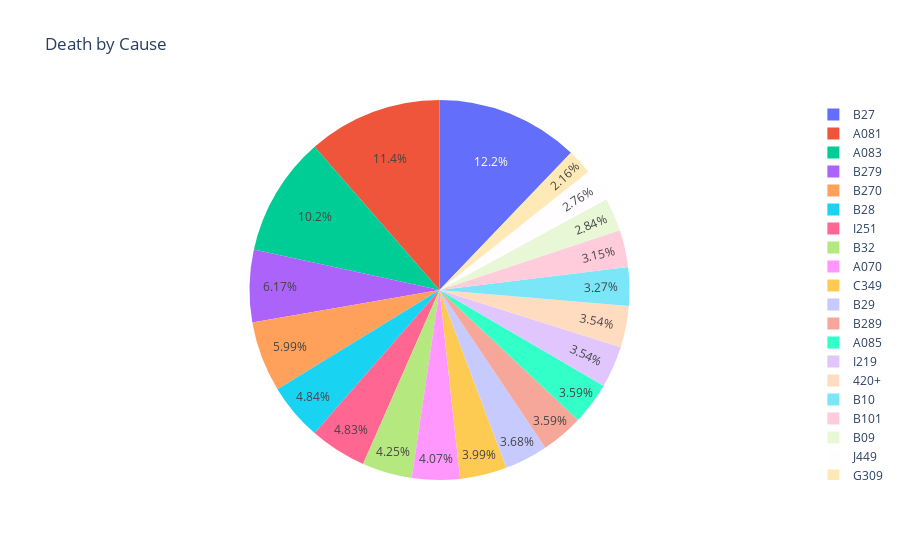

Notebook source saved alongside this figure:
### Code cell
fig = px.pie(top10_causes, values='Deaths1', names='Cause', title='Death by Cause')
fig.show()

### Figure 1 — Plotly figure (JSON) as saved in the notebook; plotly's stock layout.template omitted (floating-point values rounded to 4 significant figures)
{"data": [{"domain": {"x": [0, 1], "y": [0, 1]}, "hovertemplate": "Cause=%{label}<br>Deaths1=%{value}<extra></extra>", "labels": ["B27", "A081", "A083", "B279", "B270", "B28", "I251", "B32", "A070", "C349", "B29", "B289", "A085", "I219", "420+", "B10", "B101", "B09", "J449", "G309"], "legendgroup": "", "name": "", "showlegend": true, "type": "pie", "values": [10205663, 9582277, 8529117, 5178092, 5028078, 4062001, 4057643, 3571210, 3413519, 3350118, 3090372, 3016853, 3011276, 2975428, 2970089, 2743797, 2642932, 2385834, 2313480, 1810658]}], "layout": {"legend": {"tracegroupgap": 0}, "title": {"text": "Death by Cause"}}}
